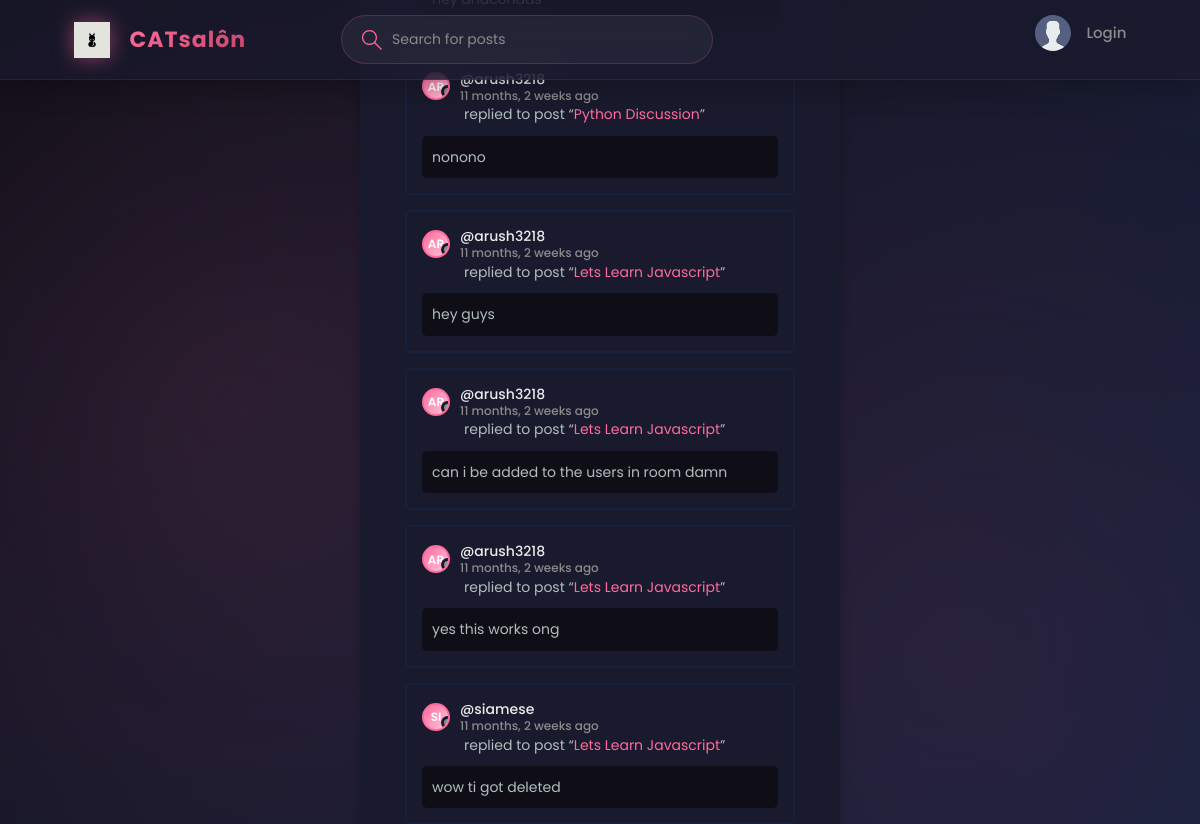
The page /activity/ on the database its author committed.
### base/models.py (models this page shows, shortened)
class Message(models.Model):
    user = models.ForeignKey(User, on_delete=models.CASCADE)
    room = models.ForeignKey(Room, on_delete=models.CASCADE)
    body = models.TextField()
    updated = models.DateTimeField(auto_now =True)
    created = models.DateTimeField(auto_now_add=True)

class Room(models.Model):
    host = models.ForeignKey(User, on_delete=models.SET_NULL, null=True)
    topic = models.ForeignKey(Topic, on_delete=models.SET_NULL, null=True)
    name = models.CharField(max_length=200)
    description = models.TextField(null=True, blank=True)
    participants = models.ManyToManyField(User, related_name='participants', blank=True)
    updated = models.DateTimeField(auto_now =True)
    created = models.DateTimeField(auto_now_add=True)
    class Meta:
        ordering = ['-updated', '-created']
    def __str__(self):
        return self.name

### base/views.py (the view)
# urls.py: path('activity/', views.activityPage, name="activity"),
def activityPage(request):
    room_messages = Message.objects.all()
    return render(request, 'base/activity.html', {'room_messages': room_messages})

### base/templates/base/activity.html (shortened to what this page needs)
{% extends 'main.html' %}
{% block content %}
<main class="layout">
  <div class="container">
    <div class="layout__box">
      <div class="activities-page layout__body">
        {% for message in room_messages %}
        <div class="activities__box">
          <div class="activities__boxHeader roomListRoom__header">
            <a href="{% url 'user_profile' message.user.id %}" class="roomListRoom__author">
              <div class="avatar avatar--small">
                {{ message.user.username|slice:":2"|upper }}
              </div>
              <p>
                @{{message.user}}
                <span>{{message.created|timesince}} ago</span>
              </p>
            </a>
          </div>
          <div class="activities__boxContent">
            <p>replied to post “<a href="{% url 'room' message.room.id %}">{{message.room}}</a>”</p>
            <div class="activities__boxRoomContent">
              {{message.body}}
            </div>
          </div>
        </div>
        {% endfor %}
      </div>
    </div>
  </div>
</main>
{% endblock content %}

### static/styles/style.css (style rules this page uses)
:root { --color-main: #ff6b9d; --color-main-light: #ffc6dc; --color-secondary: #c44569; --color-accent: #9b59b6; --color-dark: #1a1a2e; --color-dark-medium: #16213e; --color-dark-light: #0f3460; --color-light: #eaeaea; --color-gray: #8b8b8b; --color-light-gray: #b2bdbd; --color-bg: #0f0e17; --color-success: #5dd693; --color-error: #fc4b0b; --gradient-primary: linear-gradient(135deg, #ff6b9d 0%, #c44569 100%); --gradient-secondary: linear-gradient(135deg, #667eea 0%, #764ba2 100%); --gradient-accent: linear-gradient(135deg, #f093fb 0%, #f5576c 100%); }
* { font-family: "Poppins", "DM Sans", -apple-system, BlinkMacSystemFont, "Segoe UI", Roboto, Oxygen, Ubuntu, Cantarell, "Open Sans", "Helvetica Neue", sans-serif; margin: 0; padding: 0; box-sizing: border-box; text-rendering: optimizeLegibility; font-size: inherit; }
html { font-size: 56.25%; }
@media only screen and (min-width: 1200px) { html { font-size: 62.5%; } }
body { line-height: 1.6; font-weight: 400; font-size: 1.5rem; color: var(--color-light-gray); background: linear-gradient(135deg, #0f0e17 0%, #1a1a2e 50%, #16213e 100%); background-attachment: fixed; min-height: 100vh; position: relative; overflow-x: hidden; }
body::before { content: ""; position: fixed; top: 0; left: 0; width: 100%; height: 100%; background: radial-gradient(circle at 20% 50%, rgba(255, 107, 157, 0.1) 0%, transparent 50%), radial-gradient(circle at 80% 80%, rgba(196, 69, 105, 0.1) 0%, transparent 50%); pointer-events: none; z-index: 0; }
a { display: inline-block; color: var(--color-main); text-decoration: none; }
.container { max-width: 120rem; width: 90%; margin: auto; position: relative; z-index: 1; }
.avatar { position: relative; display: inline-block; border-radius: 50%; border: 2px solid var(--color-main); background: linear-gradient(135deg, var(--color-main), var(--color-main-light)); display: flex; align-items: center; justify-content: center; color: white; font-weight: 600; text-transform: uppercase; overflow: hidden; }
.avatar::after { content: ""; display: block; position: absolute; background-color: var(--color-gray); z-index: 111; border-radius: 50%; border: 0.3rem solid var(--color-dark); }
.avatar.avatar--small { width: 2.8rem; height: 2.8rem; font-size: 1.2rem; }
.avatar.avatar--small:after { width: 0.7rem; height: 0.7rem; bottom: 0px; right: -6px; }
.layout { margin-top: 2.4rem; min-height: calc(100vh - 8rem); }
.layout > .container { display: flex; justify-content: space-between; align-items: flex-start; }
.layout__box { width: 90%; max-width: 48rem; min-height: 40rem; position: fixed; top: 50%; left: 50%; transform: translate(-50%, -50%); background-color: var(--color-dark); border-radius: 1rem; box-shadow: 1px 1px 6px 3px rgba(0, 0, 0, 0.1); overflow: hidden; z-index: 101; }
.layout__body { margin: 3rem; }
.roomListRoom__header { display: flex; justify-content: space-between; align-items: center; }
.roomListRoom__author { font-weight: 500; display: flex; align-items: center; gap: 1rem; color: var(--color-light); }
.activities__box { margin: 1.5rem; padding: 1.5rem; border: 2px solid var(--color-dark-medium); border-radius: 5px; }
.activities__boxHeader p { font-size: 1.4rem; line-height: 1.3; }
.activities__boxHeader p span { color: var(--color-gray); font-size: 1.2rem; display: block; }
.activities__boxContent { margin-left: 4.2rem; }
.activities__boxContent { font-size: 1.4rem; }
.activities__boxRoomContent { background: var(--color-bg); padding: 1rem; border-radius: 5px; margin-top: 1rem; margin-left: -4.2rem; }

### rows shown on the page
Message: user.username "AR", user "arush3218", created "11 months, 2 weeks", room "Python Discussion", body "nonono"
Message: user.username "AR", user "arush3218", created "11 months, 2 weeks", room "Lets Learn Javascript", body "hey guys"
Message: user.username "AR", user "arush3218", created "11 months, 2 weeks", room "Lets Learn Javascript", body "can i be added to the users in room damn"
Message: user.username "AR", user "arush3218", created "11 months, 2 weeks", room "Lets Learn Javascript", body "yes this works ong"
Message: user.username "SI", user "siamese", created "11 months, 2 weeks", room "Lets Learn Javascript", body "wow ti got deleted"
